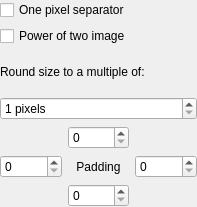
<?xml version="1.0" encoding="UTF-8"?>
<ui version="4.0">
 <class>LayoutConfigFrame</class>
 <widget class="QWidget" name="LayoutConfigFrame">
  <property name="geometry">
   <rect>
    <x>0</x>
    <y>0</y>
    <width>197</width>
    <height>207</height>
   </rect>
  </property>
  <property name="sizePolicy">
   <sizepolicy hsizetype="Minimum" vsizetype="Minimum">
    <horstretch>0</horstretch>
    <verstretch>0</verstretch>
   </sizepolicy>
  </property>
  <property name="windowTitle">
   <string>Frame</string>
  </property>
  <property name="locale">
   <locale language="English" country="UnitedStates"/>
  </property>
  <layout class="QVBoxLayout" name="verticalLayout">
   <property name="sizeConstraint">
    <enum>QLayout::SetMinimumSize</enum>
   </property>
   <property name="margin">
    <number>0</number>
   </property>
   <item>
    <widget class="QCheckBox" name="checkBoxOnePixelOffset">
     <property name="text">
      <string>One pixel separator</string>
     </property>
    </widget>
   </item>
   <item>
    <widget class="QCheckBox" name="checkBoxPOT">
     <property name="text">
      <string>Power of two image</string>
     </property>
    </widget>
   </item>
   <item>
    <widget class="QLabel" name="label_2">
     <property name="text">
      <string>Round size to a multiple of:</string>
     </property>
     <property name="buddy">
      <cstring>spinBoxSizeIncrement</cstring>
     </property>
    </widget>
   </item>
   <item>
    <widget class="QSpinBox" name="spinBoxSizeIncrement">
     <property name="suffix">
      <string> pixels</string>
     </property>
     <property name="minimum">
      <number>1</number>
     </property>
     <property name="maximum">
      <number>1048576</number>
     </property>
    </widget>
   </item>
   <item>
    <layout class="QGridLayout" name="gridLayout">
     <item row="1" column="2">
      <widget class="QSpinBox" name="spinBoxRightOffset">
      </widget>
     </item>
     <item row="1" column="0">
      <widget class="QSpinBox" name="spinBoxLeftOffset">
      </widget>
     </item>
     <item row="1" column="1">
      <widget class="QLabel" name="label">
       <property name="text">
        <string>Padding</string>
       </property>
       <property name="alignment">
        <set>Qt::AlignCenter</set>
       </property>
      </widget>
     </item>
     <item row="0" column="1">
      <widget class="QSpinBox" name="spinBoxTopOffset">
      </widget>
     </item>
     <item row="2" column="1">
      <widget class="QSpinBox" name="spinBoxBottomOffset">
      </widget>
     </item>
    </layout>
   </item>
  </layout>
 </widget>
 <resources/>
 <connections/>
</ui>
